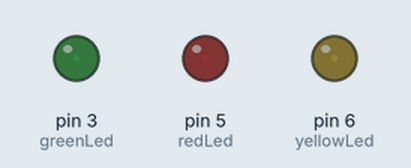
Bench run of a sketch on a simulated Arduino Uno, built with avr-gcc and run on an emulated ATmega328P. On the bench: output pins drawn as LEDs (lit = HIGH).

Above: at 0.05 s.
At 2.35 s:
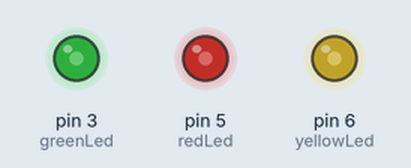
At 4.65 s:
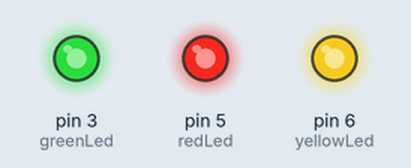
At 6.9 s:
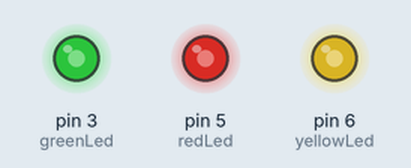
At 9.25 s:
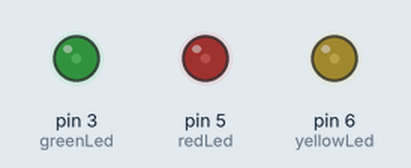
Timing chart, 0 to 13.3 s (numbered marks = the images above):
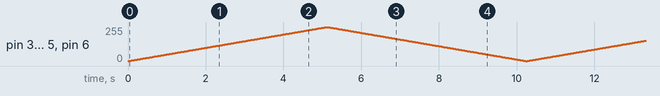

The sketch:

heartbeat_with_leds.ino
```cpp
#define redLed 5
#define greenLed 3
#define yellowLed 6
int i;

void setup() {
  pinMode(redLed, OUTPUT);
  pinMode(greenLed, OUTPUT);
  pinMode(yellowLed, OUTPUT);
}

void loop() {
    for(i=0;i<256;i++){
      analogWrite(redLed, i);
      analogWrite(greenLed, i);
      analogWrite(yellowLed, i);
      delay(20);
    }

    for(i=255;i>=0;i--){
      analogWrite(redLed, i);
      analogWrite(greenLed, i);
      analogWrite(yellowLed, i);
      delay(20);
    }

}
```
